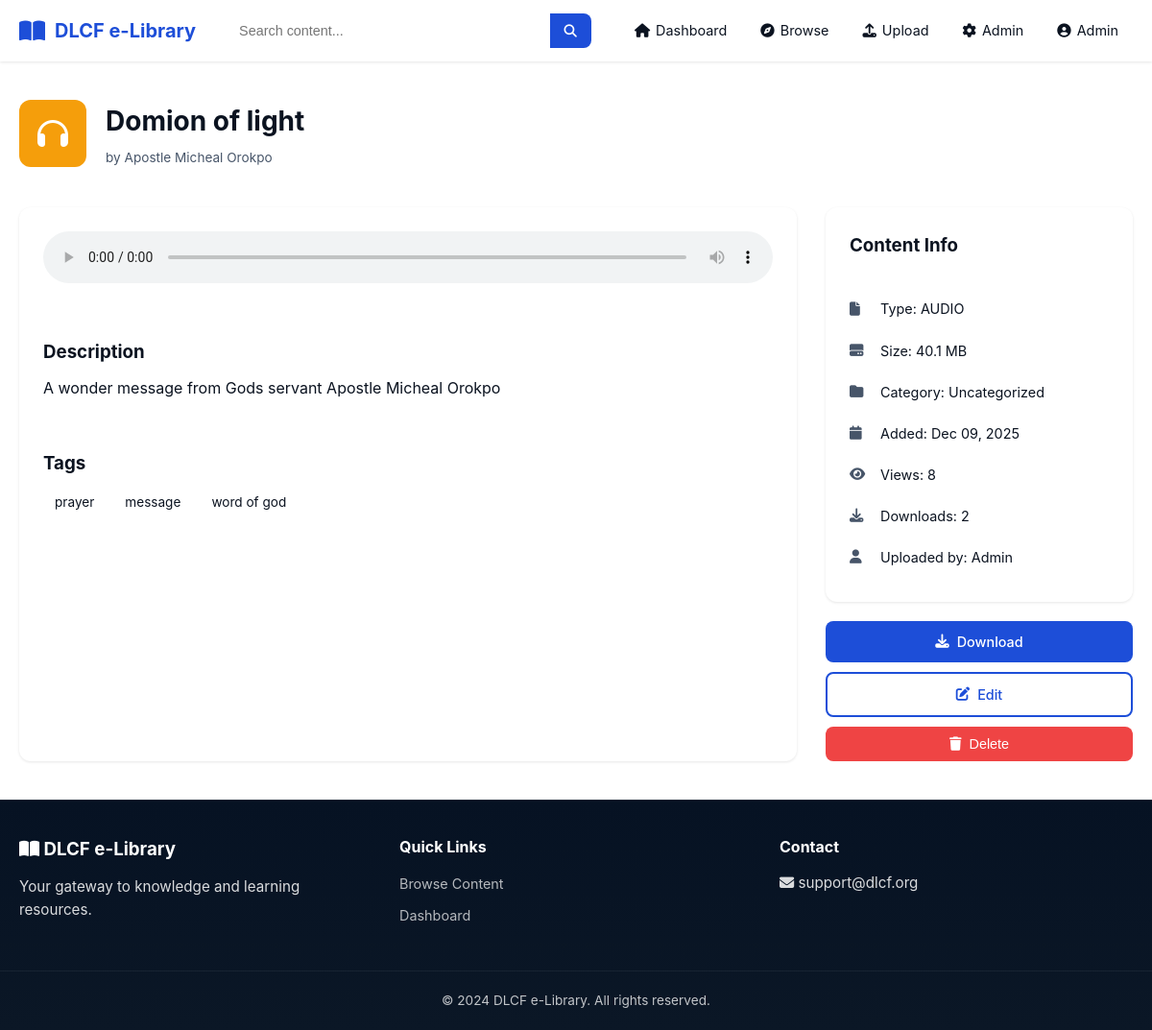
The page /content/view/2 (signed in) on the database its author committed.
### models.py (models this page shows, shortened)
class User(UserMixin, db.Model):
    id = db.Column(db.Integer, primary_key=True)
    name = db.Column(db.String(100), nullable=False)
    email = db.Column(db.String(120), unique=True, nullable=False)
    password_hash = db.Column(db.String(255), nullable=False)
    role = db.Column(db.String(20), default='student')
    bio = db.Column(db.Text)
    profile_photo = db.Column(db.String(255))
    created_at = db.Column(db.DateTime, default=datetime.utcnow)
    is_active = db.Column(db.Boolean, default=True)
    contents = db.relationship('Content', backref='uploader', lazy='dynamic')
    activities = db.relationship('ActivityLog', backref='user', lazy='dynamic')
    notifications = db.relationship('Notification', backref='recipient', lazy='dynamic')
    def is_admin(self):
        return self.role == 'admin'
    def can_upload(self):
        return self.role in ['admin', 'teacher']

class Content(db.Model):
    id = db.Column(db.Integer, primary_key=True)
    title = db.Column(db.String(200), nullable=False)
    author = db.Column(db.String(100))
    description = db.Column(db.Text)
    content_type = db.Column(db.String(20), nullable=False)
    file_path = db.Column(db.String(500), nullable=False)
    file_size = db.Column(db.Integer)
    category_id = db.Column(db.Integer, db.ForeignKey('category.id'))
    uploaded_by = db.Column(db.Integer, db.ForeignKey('user.id'), nullable=False)
    is_public = db.Column(db.Boolean, default=True)
    view_count = db.Column(db.Integer, default=0)
    download_count = db.Column(db.Integer, default=0)
    created_at = db.Column(db.DateTime, default=datetime.utcnow)
    updated_at = db.Column(db.DateTime, default=datetime.utcnow, onupdate=datetime.utcnow)
    tags = db.relationship('Tag', secondary=content_tags, lazy='subquery',
                          backref=db.backref('contents', lazy='dynamic'))
    activities = db.relationship('ActivityLog', backref='content', lazy='dynamic')
    def get_type_icon(self):
        icons = {
            'pdf': 'fa-file-pdf',
            'ebook': 'fa-book',
            'audio': 'fa-headphones',
            'video': 'fa-video'
        }
        return icons.get(self.content_type, 'fa-file')
    def get_file_size_formatted(self):
        if not self.file_size:
            return 'Unknown'
        if self.file_size < 1024:
            return f'{self.file_size} B'
        elif self.file_size < 1024 * 1024:
            return f'{self.file_size / 1024:.1f} KB'
        else:
            return f'{self.file_size / (1024 * 1024):.1f} MB'

class Tag(db.Model):
    id = db.Column(db.Integer, primary_key=True)
    name = db.Column(db.String(50), nullable=False, unique=True)

### routes/content.py (the view)
@content_bp.route('/view/<int:content_id>')
@login_required
def view(content_id):
    content = Content.query.get_or_404(content_id)
    if not content.is_public and not current_user.can_upload():
        flash('You do not have permission to view this content.', 'error')
        return redirect(url_for('main.browse'))
    content.view_count += 1
    log = ActivityLog(
        user_id=current_user.id,
        content_id=content.id,
        action='view',
        details=f'Viewed: {content.title}',
        ip_address=request.remote_addr
    )
    db.session.add(log)
    db.session.commit()
    related = Content.query.filter(
        Content.id != content.id,
        Content.is_public == True,
        Content.category_id == content.category_id
    ).limit(4).all() if content.category_id else []
    return render_template('content/view.html', content=content, related=related)

### templates/content/view.html (shortened to what this page needs)
{% extends "base.html" %}
{% block content %}
<div class="page-container">
    <div class="content-view">
        <div class="content-header">
            <div class="content-type-icon {{ content.content_type }}">
                <i class="fas {{ content.get_type_icon() }}"></i>
            </div>
            <div class="content-title-section">
                <h1>{{ content.title }}</h1>
                <p class="content-author">by {{ content.author or 'Unknown Author' }}</p>
            </div>
        </div>
        <div class="content-details">
            <div class="content-main">
                <div class="content-preview">
                    {% if content.content_type == 'pdf' %}
                    <div class="pdf-viewer">
                        <iframe src="{{ url_for('content.serve_file', content_id=content.id) }}" width="100%" height="600px"></iframe>
                    </div>
                    {% elif content.content_type == 'audio' or content.content_type == 'live' %}
                    <div class="audio-player">
                        <audio controls>
                            <source src="{{ url_for('content.serve_file', content_id=content.id) }}" type="audio/mpeg">
                        </audio>
                    </div>
                    {% else %}
                    <div class="preview-placeholder">
                        <i class="fas {{ content.get_type_icon() }}"></i>
                        <p>Preview not available for this file type</p>
                    </div>
                    {% endif %}
                </div>
                {% if content.description %}
                <div class="content-description">
                    <h3>Description</h3>
                    <p>{{ content.description }}</p>
                </div>
                {% endif %}
                {% if content.tags %}
                <div class="content-tags">
                    <h3>Tags</h3>
                    <div class="tags-list">
                        {% for tag in content.tags %}
                        <span class="tag">{{ tag.name }}</span>
                        {% endfor %}
                    </div>
                </div>
                {% endif %}
            </div>
            <aside class="content-sidebar">
                <div class="sidebar-card">
                    <h3>Content Info</h3>
                    <ul class="info-list">
                        <li><i class="fas fa-file"></i> Type: {{ content.content_type.upper() }}</li>
                        <li><i class="fas fa-hdd"></i> Size: {{ content.get_file_size_formatted() }}</li>
                        <li><i class="fas fa-folder"></i> Category: {{ content.category.name if content.category else 'Uncategorized' }}</li>
                        <li><i class="fas fa-calendar"></i> Added: {{ content.created_at.strftime('%b %d, %Y') }}</li>
                        <li><i class="fas fa-eye"></i> Views: {{ content.view_count }}</li>
                        <li><i class="fas fa-download"></i> Downloads: {{ content.download_count }}</li>
                        <li><i class="fas fa-user"></i> Uploaded by: {{ content.uploader.name }}</li>
                    </ul>
                </div>
                <div class="sidebar-actions">
                    <a href="{{ url_for('content.download', content_id=content.id) }}" class="btn btn-primary btn-block">
                        <i class="fas fa-download"></i> Download
                    </a>
                    {% if current_user.can_upload() and (content.uploaded_by == current_user.id or current_user.is_admin()) %}
                    <a href="{{ url_for('content.edit', content_id=content.id) }}" class="btn btn-outline btn-block">
                        <i class="fas fa-edit"></i> Edit
                    </a>
                    <form action="{{ url_for('content.delete', content_id=content.id) }}" method="POST" onsubmit="return confirm('Are you sure you want to delete this content?');">
                        <button type="submit" class="btn btn-danger btn-block">
                            <i class="fas fa-trash"></i> Delete
                        </button>
                    </form>
                    {% endif %}
                </div>
            </aside>
        </div>
    </div>
</div>
{% endblock %}

### templates/base.html (shortened to what this page needs)
<!DOCTYPE html>
<html lang="en">
<head>
    <link rel="stylesheet" href="{{ url_for('static', filename='css/style.css') }}">
    <link rel="stylesheet" href="https://cdnjs.cloudflare.com/ajax/libs/font-awesome/6.4.0/css/all.min.css">
</head>
<body class="{% if request.endpoint == 'main.index' %}landing{% endif %}" data-endpoint="{{ request.endpoint }}">
    <nav class="navbar">
        <div class="nav-container">
            <a href="{{ url_for('main.index') }}" class="nav-logo">
                <i class="fas fa-book-open"></i>
                <span>DLCF e-Library</span>
            </a>
            {% if current_user.is_authenticated %}
            <div class="nav-search">
                <form action="{{ url_for('main.browse') }}" method="GET">
                    <input type="text" name="q" placeholder="Search content..." value="{{ request.args.get('q', '') }}">
                    <button type="submit"><i class="fas fa-search"></i></button>
                </form>
            </div>
            {% endif %}
            <ul class="nav-menu" id="navMenu">
                {% if current_user.is_authenticated %}
                <li><a href="{{ url_for('main.dashboard') }}"><i class="fas fa-home"></i> Dashboard</a></li>
                <li><a href="{{ url_for('main.browse') }}"><i class="fas fa-compass"></i> Browse</a></li>
                {% if current_user.can_upload() %}
                <li><a href="{{ url_for('content.upload') }}"><i class="fas fa-upload"></i> Upload</a></li>
                {% endif %}
                {% if current_user.is_admin() %}
                <li><a href="{{ url_for('admin.dashboard') }}"><i class="fas fa-cog"></i> Admin</a></li>
                {% endif %}
                <li class="nav-dropdown">
                    <a href="#" class="dropdown-toggle">
                        <i class="fas fa-user-circle"></i> {{ current_user.name }}
                    </a>
                </li>
                {% else %}
                <li><a href="{{ url_for('auth.login') }}"><i class="fas fa-sign-in-alt"></i> Login</a></li>
                <li><a href="{{ url_for('auth.register') }}" class="btn-nav">Register</a></li>
                {% endif %}
            </ul>
        </div>
    </nav>
    <main class="main-content">
        {% block content %}{% endblock %}
    </main>
    <footer class="footer">
        <div class="footer-content">
            <div class="footer-section">
                <h3><i class="fas fa-book-open"></i> DLCF e-Library</h3>
                <p>Your gateway to knowledge and learning resources.</p>
            </div>
            <div class="footer-section">
                <h4>Quick Links</h4>
                <ul>
                    <li><a href="{{ url_for('main.browse') }}">Browse Content</a></li>
                    <li><a href="{{ url_for('main.dashboard') }}">Dashboard</a></li>
                </ul>
            </div>
            <div class="footer-section">
                <h4>Contact</h4>
                <p><i class="fas fa-envelope"></i> support@dlcf.org</p>
            </div>
        </div>
        <div class="footer-bottom">
            <p>&copy; 2024 DLCF e-Library. All rights reserved.</p>
        </div>
    </footer>
</body>
</html>

### rows shown on the page
User: name "Admin", uploader.name "Admin"
Content: title "Domion of light", author "Apostle Micheal Orokpo", description "A wonder message from Gods servant Apostle Micheal Orokpo", content_type "AUDIO", get_file_size_formatted "40.1 MB", created_at "Dec 09, 2025", view_count "8", download_count "2"
Tag: name "prayer"
Tag: name "message"
Tag: name "word of god"

### other values the page prints
{{ content.category.name if content.category else 'Uncategorized' }} "Uncategorized"
